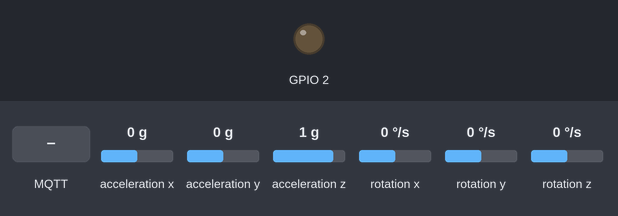
The sketch below on a simulated ESP8266 (NodeMCU). Shown: output pins drawn as LEDs (lit = HIGH). The test bench sets the inputs (shaded band); at power-on: acceleration x 0 g, acceleration y 0 g, acceleration z 1 g, rotation x 0 °/s, rotation y 0 °/s, rotation z 0 °/s. WiFi joins after 1.5 s; servers stay silent unless stated; random numbers use the default seed unless the sketch sets one; no MQTT or app messages arrive unless stated; what the sketch prints to the serial monitor is not drawn.

Above: at 2.7 s.
2.8 s: MQTT message "0" arrives on the first subscribed topic
At 4.0 s:
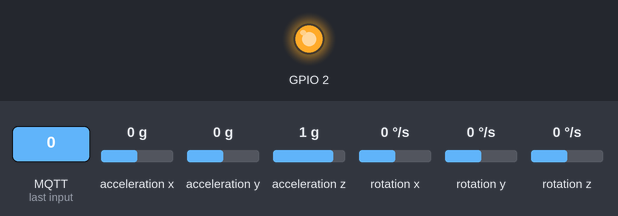
4.3 s: MQTT message "1" arrives on the first subscribed topic
At 5.2 s:
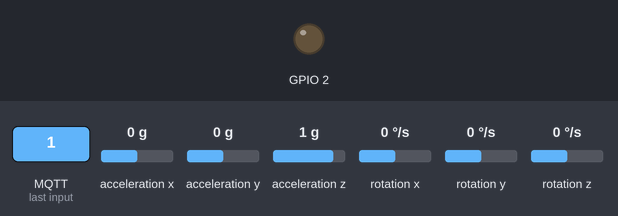
5.8 s: MQTT message "2" arrives on the first subscribed topic
At 6.3 s:
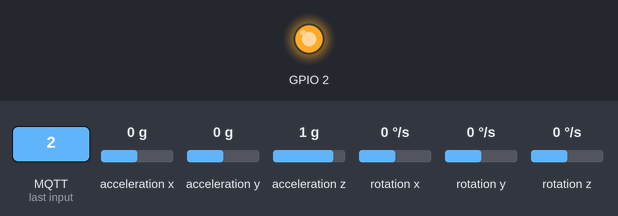
Timing chart, 0 to 8.8 s (numbered marks = the images above; inputs shaded):
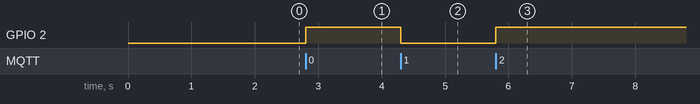

Measured:
- after the input at 2.8 s, GPIO 2: LOW → HIGH at once
- after the input at 4.3 s, GPIO 2: HIGH → LOW at once
- after the input at 5.8 s, GPIO 2: LOW → HIGH at once

The sketch:

nodeMCU_mqtt.ino
```cpp
/** Programacion de uCARE mediante el protocolo MQTT */

#include <ESP8266WiFi.h>
#include <PubSubClient.h>

/** Sensor Libraries */
#include <MPU6050_tockn.h>
#include <Wire.h>

/* Definiciones de los nombres de los topics de comunicacion */

#define MQTT_TOPIC_IN "ucare_topic_in"
#define MQTT_TOPIC_OUT_ACC "sensors/acc"
#define MQTT_TOPIC_OUT_OXI "sensors/oxigen"
#define MQTT_TOPIC_OUT_PUL "sensors/pulse"
#define TM 200 // Tiempo de refresco para transmitir datos de los sensores //

/* Variable sensores */
MPU6050 mpu6050(Wire);
float ax,ay,az;

/* Datos de la red. Configrurar antes */

const char* ssid = "MIWIFI_2G_69FZ";
const char* password = "VHqTa9kt";
const char* mqtt_server = "192.168.1.137";

/* Creamos el objeto de cliente WiFi */
WiFiClient espClient;
PubSubClient client(espClient);
long lastMsg = 0;
char msg[50];
int value = 0;

void setup_wifi() {

  delay(10);

  /* Debug msgs para la conexion WiFi */
  Serial.println();
  Serial.print("Connecting to ");
  Serial.println(ssid);

  WiFi.begin(ssid, password);

  while (WiFi.status() != WL_CONNECTED) {
    delay(500);
    Serial.print(".");
  }

  randomSeed(micros());

  /* Imprimimos los datos de la conexion y la IP dinámica asignada */
  /** De momento sera dinamica, pero es preferiblemente estatica para
   * una facil identificacion */

  Serial.println("");
  Serial.println("WiFi connected");
  Serial.println("IP address: ");
  Serial.println(WiFi.localIP());

}

/** Funcion de callback para cuando el sistema recibe un mensaje (cualquier msg)
 * por la red MQTT */

void callback(char* topic, byte* payload, unsigned int length) {

  // Cambiamos el LED de valor para asegurarnos que hemos recibido el msg //
  if ((char)payload[0] == '1') {
    digitalWrite(BUILTIN_LED, LOW);
  } else {
    digitalWrite(BUILTIN_LED, HIGH);
  }

}

/** Funcion de reconexion. Sirve para mantener viva la conexion de MQTT */
void reconnect() {

  // Iteramos hasta estar conectados finalmente al MQTT-Broker //

  while (!client.connected()) {

    Serial.print("Attempting MQTT connection...");

    /* ID DEL CLIENTE - UCARE */
    String clientId = "ESP8266Client-";
    clientId += String(random(0xffff), HEX);

    /* Intentamos la conexion */
    if (client.connect(clientId.c_str())) {

      Serial.println("connected");

      // Once connected, publish an announcement...
      client.publish(MQTT_TOPIC_OUT_ACC, "I'M ALIVE!!!");
      // ... and resubscribe
      client.subscribe(MQTT_TOPIC_IN);

    } else {

      Serial.print("failed, rc=");
      Serial.print(client.state());
      Serial.println(" try again in 5 seconds");
      // Wait 5 seconds before retrying
      delay(5000);
    }
  }
}

void setup() {
  pinMode(BUILTIN_LED, OUTPUT);     // Initialize the BUILTIN_LED pin as an output
  Serial.begin(115200);
  Wire.begin();
  mpu6050.begin();
  setup_wifi();
  client.setServer(mqtt_server, 1880);
  client.setCallback(callback);
}


void loop() {
  mpu6050.update();

  /* Verificacion de la conexion */
  if (!client.connected()) {
    reconnect();
  }

  client.loop();

  long now = millis();

  if (now - lastMsg > TM) {

    /** Publicamos los datos de los sensores */

    // Sensor de Oxigeno en sangre - DEBUGGIN//
    lastMsg = now;
    snprintf(msg,5,"%.4f",99 + ((float)random(0,40) - 20)/100);
    client.publish(MQTT_TOPIC_OUT_OXI, msg);

    // Sensor de Pulso - DEBUGGIN//
    snprintf(msg,5,"%.4f",75 + ((float)random(0,10) - 5));
    client.publish(MQTT_TOPIC_OUT_PUL, msg);

    // Sensor de Acelerometro - DEBUGGIN//
    ax = mpu6050.getAccX();
    ay = mpu6050.getAccY();
    az = mpu6050.getAccZ();

    snprintf(msg,5,"%.4f",sqrt(ax*ax+ay*ay+az*az));
    client.publish(MQTT_TOPIC_OUT_ACC, msg);


  }

}
```
